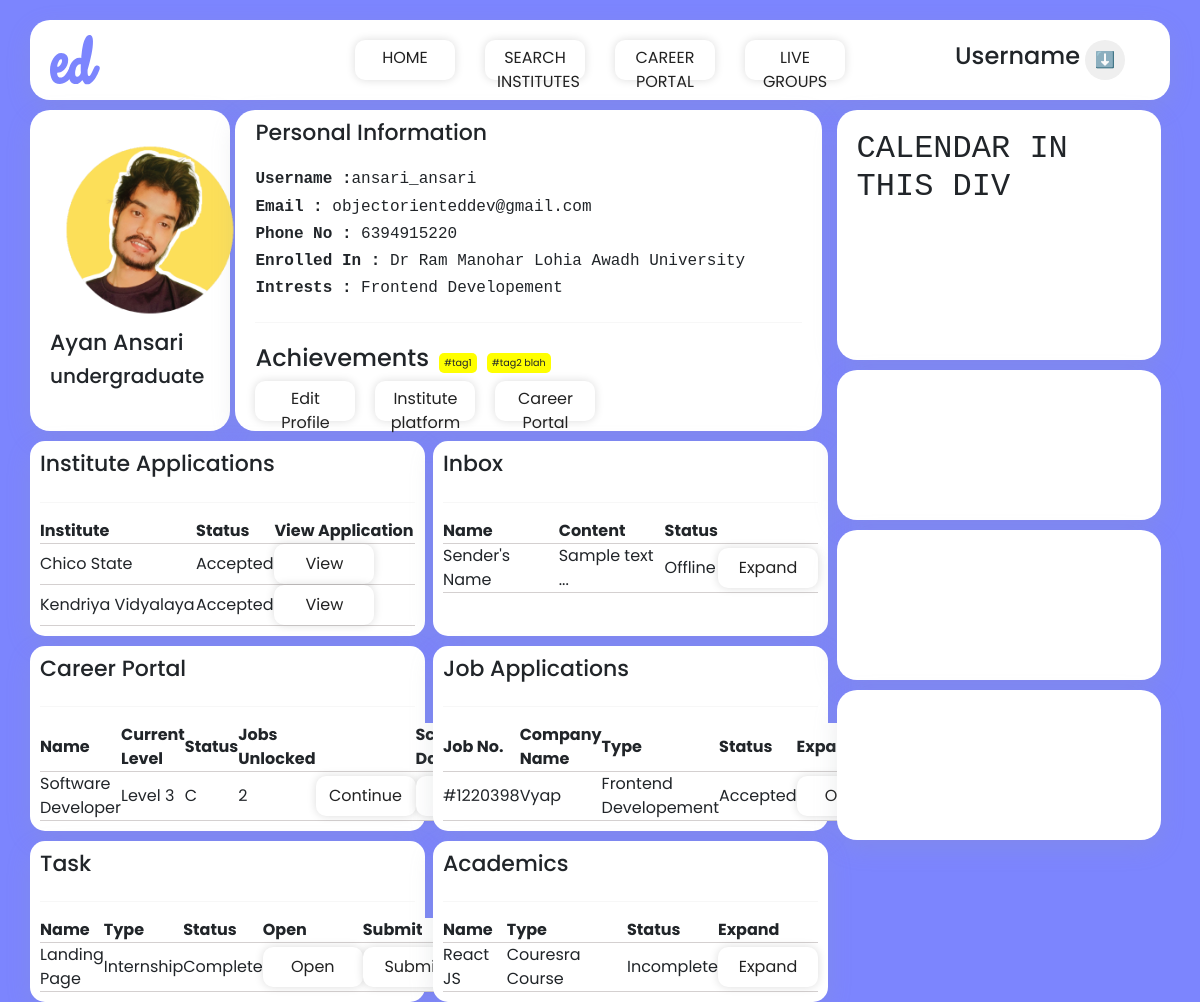
Page /dashboard/2 on the earlier database version.
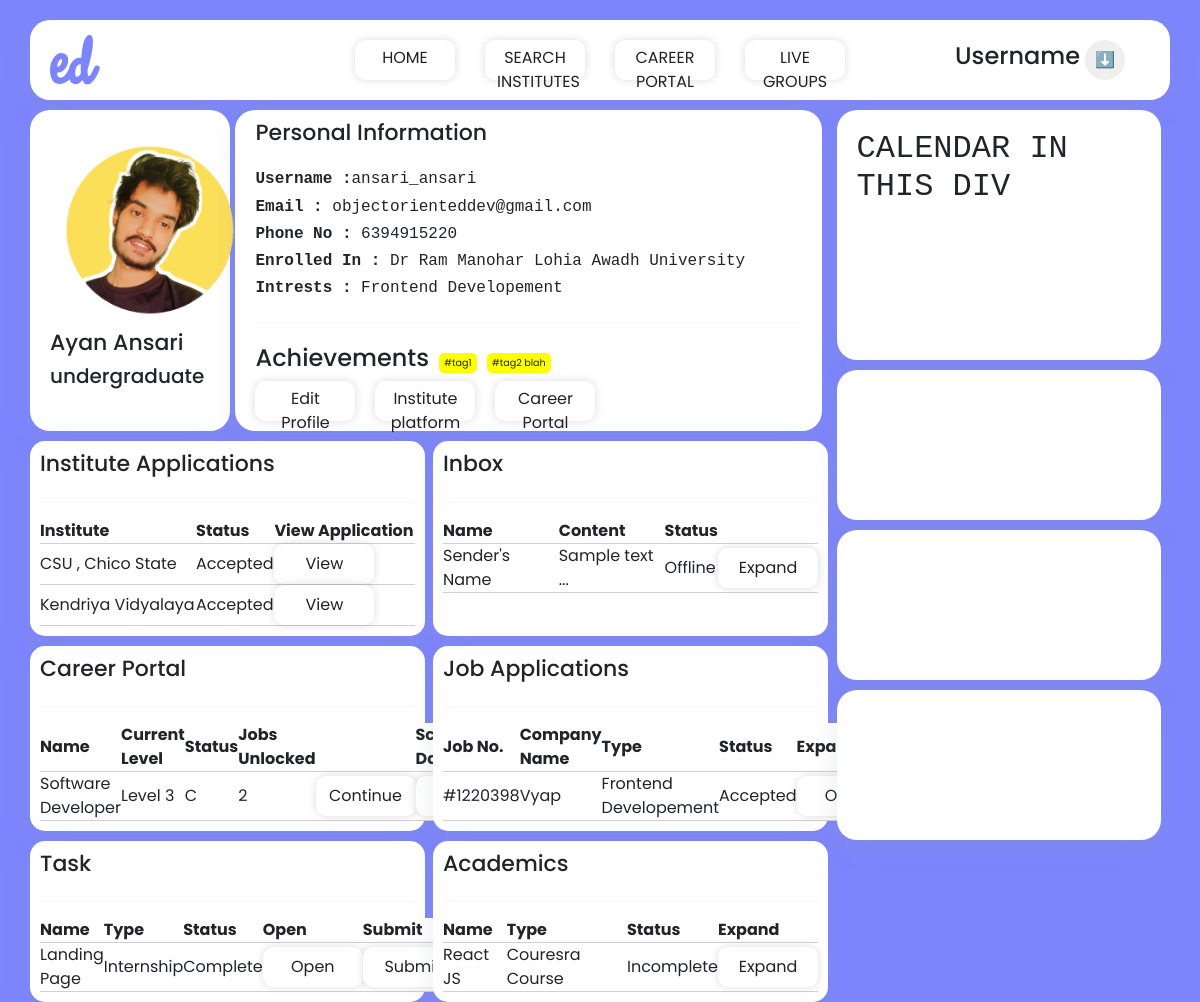
Same page on the later database version.
### app1/models.py (models this page shows, shortened)
class Student(models.Model):
    STATUS = (('NA', 'NA'),
              ('highschool', 'highschool'),
              ('undergraduate', 'undergraduate'),
              ('postgraduate', 'postgraduate'),
              ('dropout', 'dropout'),
              )
    user = models.OneToOneField(User, null=True,blank=True, on_delete= models.CASCADE)
    name = models.CharField(max_length=100, null=True,)
    username = models.CharField(max_length=100, null=True)
    phone = models.CharField(max_length=100, null=True,)
    email = models.CharField(max_length=100, null=True,)
    career_status = models.CharField(max_length=200, null=True, choices=STATUS)
    interest = models.CharField(max_length=200,null=True)
    profile = models.ImageField(null=True, blank=True)
    date_created = models.DateTimeField(auto_now_add=True,null=True)
    @property
    def profileURL(self):
        try:
            url = self.profile.url
        except:
            url = ''
        return url

class Enrolled(models.Model):
    institute = models.ForeignKey(Institutes,null=True, on_delete=SET_NULL)
    student = models.OneToOneField(Student, null=True, on_delete=SET_NULL)
    def __str__(self):
        return self.institute.name

class Institutes(models.Model):
    CATEGORY = (('playschool', 'playschool'),
                ('highschool', 'highschool'),
                ('college','college'),
                )
    name = models.CharField(max_length=200, null=True)
    location = models.CharField(max_length=200, null=True)
    phone = models.CharField(max_length=100, null=True)
    email = models.CharField(max_length=200,null=True)
    fees = models.FloatField(null=True)
    photo = models.ImageField(null=True)
    category = models.CharField(max_length=200, null=True, choices=CATEGORY)
    label = models.ManyToManyField(Label)
    date_created = models.DateTimeField(auto_now_add=True, null=True)
    qsrank = models.IntegerField(null=True)
    sexratio = models.CharField(max_length=100,null=True)
    def __str__(self):
        return self.name

class Application(models.Model):
    STATUS = (('Under Review', 'Under Review'),
              ('Accepted','Accepted'),
              ('Rejected', 'Rejected'),
              )
    student = models.ForeignKey(Student, null=True, on_delete=models.SET_NULL)
    institute = models.ForeignKey(Institutes, null=True, on_delete=models.SET_NULL)
    date_created = models.DateTimeField(auto_now_add=True, null=True)
    status = models.CharField(max_length=200, null=True, choices=STATUS)
    tag = models.ManyToManyField(Tag)

### app4/models.py (models this page shows, shortened)
class Level(models.Model):
    name = models.CharField(max_length=100,null=True)
    Topic = models.CharField(max_length=100,null=True)
    career= models.ForeignKey(CareerOption, null=True, on_delete= models.SET_NULL)
    def __str__(self):
        return self.name

class CareerOption(models.Model):
    name = models.CharField(max_length=100,null=True)
    total_levels = models.CharField(max_length=100,null=True)
    student = models.ManyToManyField(Student)

class JobApplication(models.Model):
    STATUS  = (('Accepted', 'Accepted'),
                ('In Progress', 'In Progress'),
                ('Rejected', 'Rejected')
                )
    jobno = models.CharField(max_length=100, blank=True, unique=True)
    name = models.CharField(max_length=200, null=True)
    category = models.CharField(max_length=200, null=True)
    student = models.ForeignKey(Student,null=True, on_delete=models.SET_NULL)
    status = models.CharField(max_length=200,null=True,choices=STATUS)

class Task(models.Model):
    STATUS = (('Incomplete', 'Incomplete'),
              ('Complete', 'Complete')
              )
    name = models.CharField(max_length=200,null=True)
    task_type = models.CharField(max_length=100, null=True)
    student = models.ForeignKey(Student,null=True, on_delete=models.SET_NULL)
    status = models.CharField(max_length=50, null=True, choices=STATUS)

class Academics(models.Model):
    name =  models.CharField(max_length=100, null=True)
    type = models.CharField(max_length=200,null=True)
    status = models.CharField(max_length=200,null=True)
    student = models.ForeignKey(Student,null=True,on_delete=models.SET_NULL)

### app1/views.py (the view)
# urls.py: path('dashboard/<str:pk>', views.dashboard, name="dashboard"),
def dashboard(request,pk):
    student = Student.objects.get(id=pk)
    career = [c.name for c in student.careeroption_set.all()]
    applications = student.application_set.all()
    current_level =  StudentLevel.objects.filter(student=student)
    tasks = student.task_set.all()
    career_status = [ c.status for c in CareerStatus.objects.filter(student=student)]
    levelList = [level.level for level in current_level]
    careers = zip(career, levelList, career_status)
    job_applications = student.jobapplication_set.all()
    academics = student.academics_set.all()
    enroll = Enrolled.objects.get(student=student)
    context = {'student':student, 'applications':applications,'careers':careers, 'careerstatus':career_status, 'tasks':tasks, 'jobapplications':job_applications, 'academics':academics, 'enroll':enroll}
    return render(request,'app1/dashboard.html',context)

### app1/templates/app1/dashboard.html (shortened to what this page needs)
<!DOCTYPE html>
{% load static %}
<html lang="en">
  <head>
    <link href="https://cdn.jsdelivr.net/npm/bootstrap@5.0.2/dist/css/bootstrap.min.css" rel="stylesheet">
    <link rel="stylesheet" href="{% static 'styles/dashboard.css' %}" />
  </head>
  <body>
    <div class="header-main">
      <header class="header-container">
        <div class="header-child-1">
          <img src="{% static 'images/logo.svg' %}" alt="" />
        </div>
        <div class="header-child-2">
          <a href="{% url 'home' %}" class="btn btn-secondary">HOME</a>
          <a href="{% url 'institutes' %}" class="btn btn-secondary">SEARCH INSTITUTES</a>
          <a href="{% url 'career' %}" class="btn btn-secondary">CAREER PORTAL</a>
          <a href="" class="btn btn-secondary">LIVE GROUPS</a>
        </div>
        <div class="header-child-3">
          <h4>Username</h4>
          <button>⬇️</button>
        </div>
      </header>
    </div>
    <div class="main-body">
      <div class="body-container">
        <div class="body-left">
          <div class="profile-container">
            <div class="profile-pic-container">
              <img
                class="profile-photo"
                src="{{student.profileURL}}"
                alt=""
              />
              <h1>{{ student.name}}</h1>
              <h5>{{ student.career_status }}</h5>
            </div>
            <div class="profile-info">
              <div class="personal-info-card">
                <h1>Personal Information</h1>
                <h6 style="font-family:monospace;"><strong>Username :</strong>{{student.username}}</h6>
                <h6 style="font-family:monospace;"><strong>Email :</strong> {{student.email}}</h6>
                <h6 style="font-family:monospace;"><strong>Phone No :</strong> {{student.phone}}</h6>
                <h6 style="font-family:monospace;"><strong>Enrolled In :</strong> {{enroll}}</h6>
                <h6 style="font-family:monospace;"><strong>Intrests : </strong>{{student.interest}}</h6>
                <hr />
                <div class="achievements-container">
                  <h4>Achievements</h4>
                  <div class="achievements-tags">#tag1</div>
                  <div class="achievements-tags">#tag2 blah</div>
                </div>
                <div class="btn-container">
                  <button type="submit" class="btn btn-1">Edit Profile</button>
                  <button class="btn btn-2">Institute platform</button>
                  <button class="btn btn-3">Career Portal</button>
                </div>
              </div>
            </div>
          </div>
          <div class="career-and-inbox-main">
            <div class="career-container">
              <h1>Institute Applications</h1>
              <hr/>
              <table>
                <th>Institute</th>
                <th>Status</th>
                <th>View Application</th>
                 {% for i in applications%}
                <tr>
                  <td>{{ i.institute}}</td>
                  <td>{{i.status}}</td>
                  <td><button data-product="" data-action="add" class="btn btn-outline-secondary add-btn update-cart">View</button></td>
                </tr>
                {% endfor %}
              </table>
            </div>
            <div class="inbox-container">
              <h1>Inbox</h1>
              <hr/>
              <table>
                <th>Name</th>
                <th>Content</th>
                <th>Status</th>
                <th></th>
                <tr>
                  <td>Sender's Name</td>
                  <td>Sample text ...</td>
                  <td>Offline</td>
                  <td><button data-product="" data-action="add" class="btn btn-outline-secondary add-btn update-cart">Expand</button></td>
                </tr>
              </table>
            </div>
          </div>
          <div class="career-and-inbox-main">
            <div class="career-container">
              <h1>Career Portal</h1>
              <hr />
              <table>
                <th>Name</th>
                <th>Current Level</th>
                <th>Status</th>
                <th>Jobs Unlocked</th>
                <th></th>
                <th>Score and Data</th>
                {% for career in careers %}
                <tr>
                  <td>{{career.0}}</td>
                  <td>{{career.1}}</td>
                  <td>{{career.2}}</td>
                  <td>2</td>
                  <td><button data-product="" data-action="add" class="btn btn-outline-secondary add-btn update-cart">Continue</button></td>
                  <td><button data-product="" data-action="add" class="btn btn-outline-secondary add-btn update-cart">Show Data</button></td>
                </tr>
                {% endfor %}
              </table>
            </div>
            <div class="inbox-container">
              <h1>Job Applications</h1>
              <hr />
              <table>
                <th>Job No.</th>
                <th>Company Name</th>
                <th>Type</th>
                <th>Status</th>
                <th>Expand</th>
                {% for application in jobapplications%}
                <tr>
                  <td>#{{application.jobno}}</td>
                  <td>{{application.name}}</td>
                  <td>{{application.category}}</td>
                  <td>{{application.status}}</td>
                  <td><button data-product="" data-action="add" class="btn btn-outline-secondary add-btn update-cart">Open</button></td>
                </tr>
                {% endfor %}
              </table>
            </div>
          </div>
          <div class="career-and-inbox-main">
            <div class="career-container">
              <h1>Task</h1>
              <hr />
              <table>
                <th>Name</th>
                <th>Type</th>
                <th>Status</th>
                <th>Open</th>
                <th>Submit</th>
                {% for task in tasks %}
                <tr>
                  <td>{{task.name}}</td>
                  <td>{{task.task_type}}</td>
                  <td>{{task.status}}</td>
                  <td><button data-product="" data-action="add" class="btn btn-outline-secondary add-btn update-cart">Open</button></td>
                  <td><button data-product="" data-action="add" class="btn btn-outline-secondary add-btn update-cart">Submit</button></td>
                </tr>
                {% endfor %}
              </table>
            </div>
            <div class="inbox-container">
              <h1>Academics</h1>
              <hr />
              <table>
                <th>Name</th>
                <th>Type</th>
                <th>Status</th>
                <th>Expand</th>
                {% for academic in academics %}
                <tr>
                  <td>{{academic.name}}</td>
                  <td>{{academic.type}}</td>
                  <td>{{academic.status}}</td>
                  <td><button data-product="" data-action="add" class="btn btn-outline-secondary add-btn update-cart">Expand</button></td>
                </tr>
                {% endfor %}
              </table>
            </div>
          </div>
        </div>
        <div class="body-right">
          <div class="calender-container">
            <h2 style="font-family:monospace">CALENDAR IN THIS DIV</h2>
          </div>
          <div class="top-container right-containers">
          </div>
          <div class="mid-container right-containers">
          </div>
          <div class="bottom-container right-containers">
          </div>
        </div>
      </div>
    </div>
  </body>
</html>

### static/styles/dashboard.css (style rules this page uses)
* { box-sizing: border-box; padding: 0; margin: 0; }
body { font-family: "Poppins", sans-serif; background-color: #7C85FE; }
.header-main { margin-top: 20px; display: flex; width: 100%; justify-content: center; align-items: center; }
.header-container { display: flex; width: 95%; height: 80px; border-radius: 20px; padding: 0 20px 0 20px; background-color: #ffffff; box-shadow: rgba(149, 157, 165, 0.2) 0px 8px 24px; }
.header-child-1 { width: 20%; display: flex; align-self: center; }
.header-child-1 img { width: 50px; }
.header-child-2 { display: flex; width: 60%; gap: 30px; justify-content: center; align-items: center; }
.header-child-3 { display: flex; justify-content: center; align-items: center; gap: 5px; width: 20%; }
.header-child-3 button { width: 40px; height: 40px; border-radius: 50%; border: none; }
.main-body { display: flex; justify-content: center; margin-top: 10px; width: 100%; }
.body-container { display: flex; width: 95%; }
.body-left { display: flex; flex-direction: column; justify-content: space-between; width: 70%; }
.profile-container { display: flex; justify-content: space-between; width: 100%; }
.profile-pic-container { display: flex; flex-direction: column; width: 25%; border-radius: 20px; padding: 20px; background-color: #ffffff; box-shadow: rgba(149, 157, 165, 0.2) 0px 8px 24px; }
h1 { font-size: 22px; }
.profile-photo { width: 200px; height: 200px; border-radius: 50%; }
.profile-info { display: flex; justify-content: center; width: 75%; }
.personal-info-card { display: flex; flex-direction: column; width: 98%; padding: 10px 20px 10px 20px; border-radius: 20px; background-color: #ffffff; box-shadow: rgba(149, 157, 165, 0.2) 0px 8px 24px; }
hr { border: none; height: 1px; background-color: #dddddd; }
.achievements-container { margin-top: 5px; display: flex; gap: 10px; align-items: center; }
.achievements-tags { display: flex; justify-content: center; align-items: center; padding: 2px 5px 2px 5px; max-width: auto; width: auto; height: 20px; font-size: 0.6rem; border-radius: 5px; background-color: yellow; }
.btn-container { display: flex; gap: 20px; }
.btn { text-decoration: none; background-color: #ffffff; color: #222222; width: 100px; height: 40px; transition: 0.2s; border: none; border-radius: 10px; box-shadow: 0px 0px 10px rgba(0, 0, 0, 0.14); }
.career-and-inbox-main { display: flex; width: 100%; margin-top: 10px; justify-content: space-between; }
.career-container, .inbox-container { display: flex; flex-direction: column; width: 49.5%; box-shadow: rgba(149, 157, 165, 0.2) 0px 8px 24px; background-color: #ffffff; border-radius: 15px; padding: 10px; }
th { text-align: left; }
table { border-collapse: collapse; }
tr { background-color: #ffffff; border-bottom: 1px solid rgb(212, 208, 208); }
.body-right { display: flex; flex-direction: column; width: 30%; gap: 10px; align-items: center; }
.calender-container { display: flex; width:95%; height:250px; padding: 20px; border-radius: 20px; background-color: #ffffff; box-shadow: rgba(149, 157, 165, 0.2) 0px 8px 24px; }
.right-containers { display: flex; width:95%; height:150px; padding: 20px; border-radius: 20px; background-color: #ffffff; box-shadow: rgba(149, 157, 165, 0.2) 0px 8px 24px; }

Differences in the rows shown:
changed through a linked row, Application: institute "Chico State" → "CSU , Chico State"
